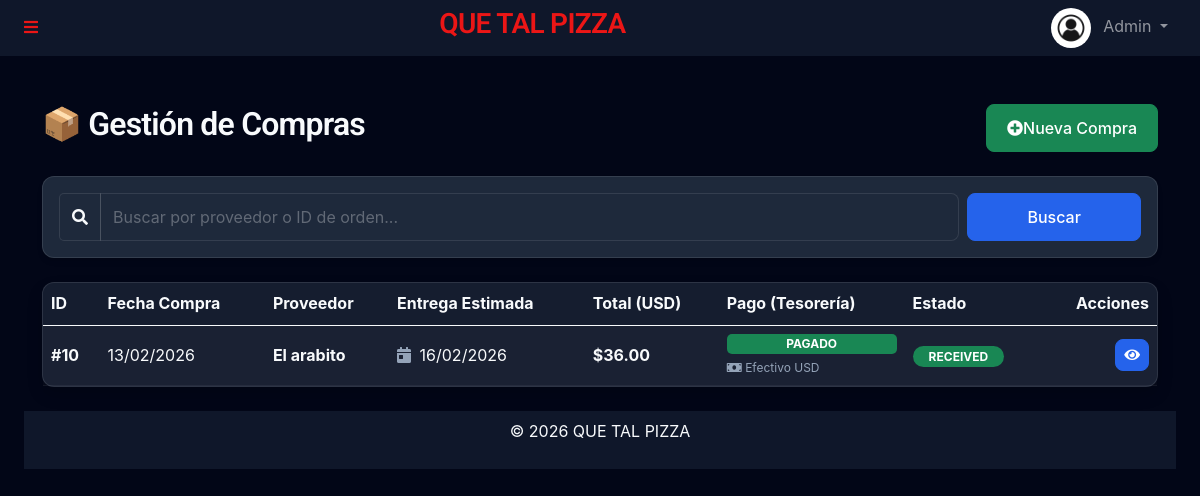
Before: /admin/compras.php (signed in) with the older database file.
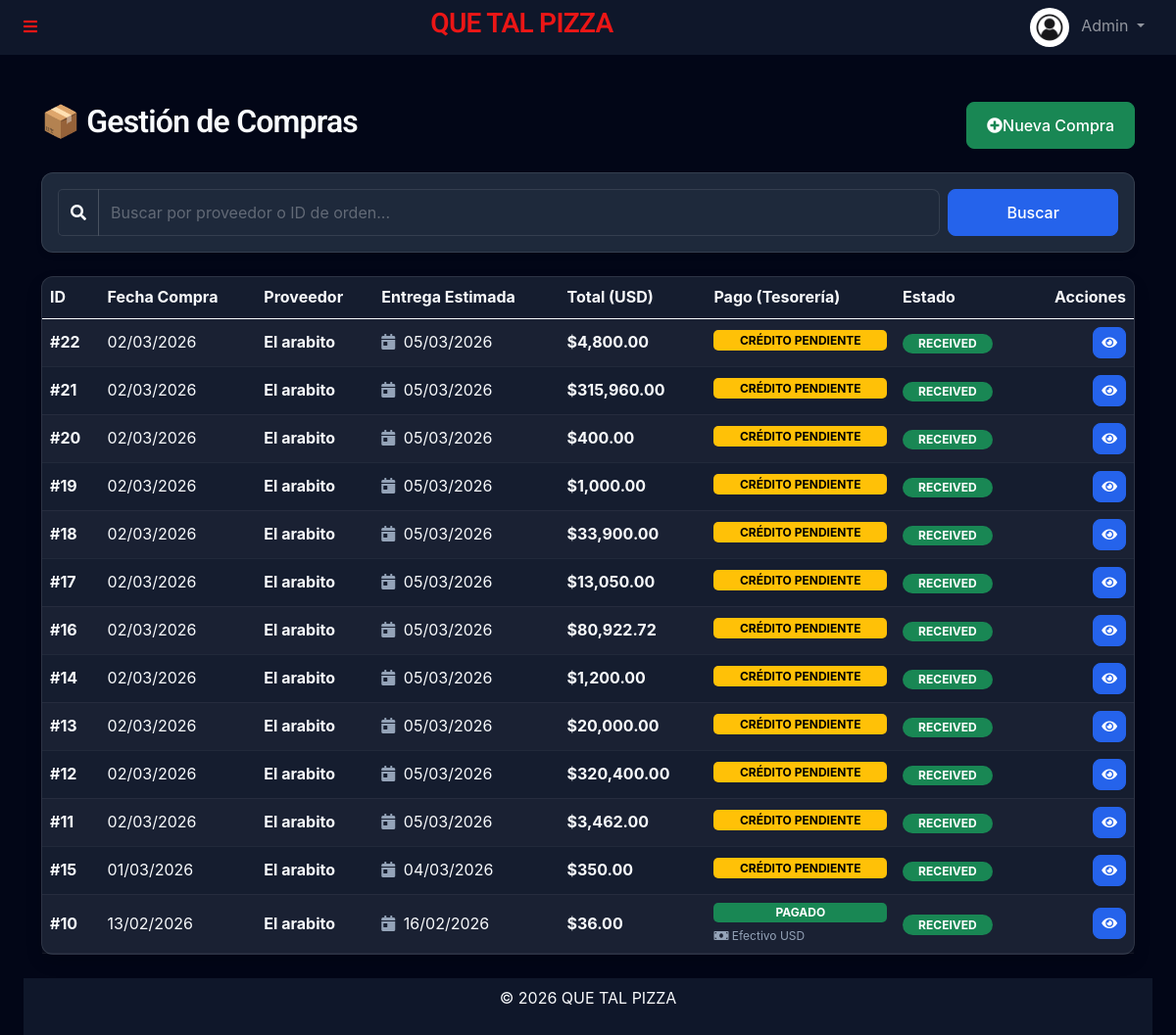
After: the same page with the newer database file.
### tables this page shows
CREATE TABLE `purchase_orders` (
  `id` int(11) NOT NULL,
  `supplier_id` int(11) DEFAULT NULL,
  `order_date` date DEFAULT NULL,
  `expected_delivery_date` date DEFAULT NULL,
  `total_amount` decimal(10,2) DEFAULT NULL,
  `payment_status` enum('paid','pending','partial') DEFAULT 'pending',
  `paid_amount` decimal(16,2) DEFAULT 0.00,
  `status` enum('pending','received','canceled') DEFAULT NULL,
  `created_at` timestamp NULL DEFAULT current_timestamp(),
  `updated_at` timestamp NULL DEFAULT current_timestamp() ON UPDATE current_timestamp(),
  `exchange_rate` decimal(10,2) NOT NULL DEFAULT 1.00
);

CREATE TABLE `suppliers` (
  `id` int(11) NOT NULL,
  `name` varchar(255) DEFAULT NULL,
  `contact_person` varchar(255) DEFAULT NULL,
  `email` varchar(255) DEFAULT NULL,
  `phone` varchar(20) DEFAULT NULL,
  `address` text DEFAULT NULL,
  `created_at` timestamp NULL DEFAULT current_timestamp(),
  `updated_at` timestamp NULL DEFAULT current_timestamp() ON UPDATE current_timestamp()
);

CREATE TABLE `payment_methods` (
  `id` int(11) NOT NULL,
  `name` varchar(50) NOT NULL,
  `currency` enum('USD','VES') NOT NULL,
  `type` enum('cash','bank','digital') NOT NULL DEFAULT 'cash',
  `is_active` tinyint(1) DEFAULT 1
);

### templates/autoload.php (called while the page is built, shortened)
<?php
require_once __DIR__ . '/../funciones/UserManager.php';
require_once __DIR__ . '/../funciones/SupplierManager.php';
require_once __DIR__ . '/../funciones/PurchaseOrderManager.php';
$supplierManager = new SupplierManager($db);
$purchaseOrderManager = new PurchaseOrderManager($db);

### funciones/PurchaseOrderManager.php (called while the page is built, shortened)
<?php
class PurchaseOrderManager
{
    private $db;
    public function __construct($db)
    {
        $this->db = $db;
    }
    public function searchPurchaseOrders($query = '')
    {
        try {
            $sql = "SELECT po.*, s.name as supplier_name
                    FROM purchase_orders po
                    LEFT JOIN suppliers s ON po.supplier_id = s.id";
            $params = [];
            $sql .= " ORDER BY po.order_date DESC";
            $stmt = $this->db->prepare($sql);
            $stmt->execute($params);
            return $stmt->fetchAll(PDO::FETCH_ASSOC);
        } catch (PDOException $e) {
            error_log("Error search purchase orders: " . $e->getMessage());
            return [];
        }
    }
}
?>

### funciones/SupplierManager.php (called while the page is built, shortened)
<?php
class SupplierManager
{
    private $db;
    public function __construct($db)
    {
        $this->db = $db;
    }
    public function getSupplierById($id)
    {
        try {
            $stmt = $this->db->prepare("SELECT * FROM suppliers WHERE id = ?");
            $stmt->execute([$id]);
            return $stmt->fetch(PDO::FETCH_ASSOC);
        } catch (PDOException $e) {
            error_log("Error al obtener proveedor por ID: " . $e->getMessage());
            return false;
        }
    }
}
?>

### admin/compras.php (the view, shortened to what the changed rows need)
<?php
require_once '../templates/autoload.php';
$search = $_GET['search'] ?? '';
$purchaseOrders = $purchaseOrderManager->searchPurchaseOrders($search);
require_once '../templates/header.php';
?>
<div class="container mt-5">
    <div class="d-flex justify-content-between align-items-center mb-4">
        <h2>📦 Gestión de Compras</h2>
    </div>
    <div class="card shadow">
        <div class="card-body p-0">
            <?php if ($purchaseOrders): ?>
                <div class="table-responsive">
                    <table class="table table-striped table-hover mb-0 align-middle">
                        <thead class="table-dark">
                            <tr>
                                <th>ID</th>
                                <th>Fecha Compra</th>
                                <th>Proveedor</th>
                                <th>Entrega Estimada</th>
                                <th>Total (USD)</th>
                                <th>Pago (Tesorería)</th>
                                <th>Estado</th>
                                <th class="text-end">Acciones</th>
                            </tr>
                        </thead>
                        <tbody>
                            <?php foreach ($purchaseOrders as $order): ?>
                                <?php
                                $supplier = $supplierManager->getSupplierById($order['supplier_id']);
                                $stmt = $db->prepare("SELECT pm.name, t.amount, t.currency
                                                          FROM transactions t
                                                          JOIN payment_methods pm ON t.payment_method_id = pm.id
                                                          WHERE t.reference_type = 'purchase' AND t.reference_id = ?");
                                $stmt->execute([$order['id']]);
                                $pago = $stmt->fetch(PDO::FETCH_ASSOC);
                                $badgeClass = match ($order['status']) {
                                    'received' => 'bg-success',
                                    'pending' => 'bg-warning text-dark',
                                    'canceled' => 'bg-danger',
                                    default => 'bg-secondary'
                                };
                                ?>
                                <tr>
                                    <td class="fw-bold">#<?= $order['id'] ?></td>
                                    <td><?= date('d/m/Y', strtotime($order['order_date'])) ?></td>
                                    <td>
                                        <span class="fw-bold"><?= htmlspecialchars($supplier['name'] ?? 'Desconocido') ?></span>
                                    </td>
                                    <td>
                                        <i class="fa fa-calendar-day text-muted me-1"></i>
                                        <?= date('d/m/Y', strtotime($order['expected_delivery_date'])) ?>
                                    </td>
                                    <td class="fw-bold text-primary">
                                        $<?= number_format($order['total_amount'], 2) ?>
                                    </td>
                                    <td>
                                        <?php
                                        $paymentStatus = $order['payment_status'] ?? 'paid';
                                        if ($pago) {
                                            $paymentStatus = 'paid';
                                        }
                                        $payBadge = match ($paymentStatus) {
                                            'paid' => 'bg-success',
                                            'pending' => 'bg-warning text-dark',
                                            'partial' => 'bg-info text-dark',
                                            default => 'bg-secondary'
                                        };
                                        $payLabel = match ($paymentStatus) {
                                            'paid' => 'PAGADO',
                                            'pending' => 'CRÉDITO PENDIENTE',
                                            'partial' => 'PARCIAL',
                                            default => 'DESCONOCIDO'
                                        };
                                        ?>
                                        <span class="badge <?= $payBadge ?> d-block mb-1"><?= $payLabel ?></span>
                                        <?php if ($pago && $paymentStatus === 'paid'): ?>
                                            <small class="d-block text-muted" style="font-size: 0.75rem;">
                                                <i class="fa fa-money-bill"></i> <?= $pago['name'] ?>
                                            </small>
                                        <?php endif; ?>
                                    </td>
                                    <td>
                                        <span class="badge <?= $badgeClass ?> rounded-pill px-3">
                                            <?= strtoupper($order['status']) ?>
                                        </span>
                                    </td>
                                    <td class="text-end">
                                        <div class="btn-group">
                                            <a href="edit_purchase_order.php?id=<?= $order['id'] ?>"
                                                class="btn btn-sm btn-primary" title="Ver Detalles">
                                                <i class="fa fa-eye"></i>
                                            </a>
                                        </div>
                                    </td>
                                </tr>
                            <?php endforeach; ?>
                        </tbody>
                    </table>
                </div>
            <?php endif; ?>
        </div>
    </div>
</div>
<?php require_once '../templates/footer.php'; ?>

Changed rows visible on the page:
added purchase_orders: id "22", order_date "02/03/2026", supplier.name "El arabito", expected_delivery_date "05/03/2026", total_amount "4,800.00", payment_status "CRÉDITO PENDIENTE", status "RECEIVED"
added purchase_orders: id "21", order_date "02/03/2026", supplier.name "El arabito", expected_delivery_date "05/03/2026", total_amount "315,960.00", payment_status "CRÉDITO PENDIENTE", status "RECEIVED"
added purchase_orders: id "20", order_date "02/03/2026", supplier.name "El arabito", expected_delivery_date "05/03/2026", total_amount "400.00", payment_status "CRÉDITO PENDIENTE", status "RECEIVED"
added purchase_orders: id "19", order_date "02/03/2026", supplier.name "El arabito", expected_delivery_date "05/03/2026", total_amount "1,000.00", payment_status "CRÉDITO PENDIENTE", status "RECEIVED"
added purchase_orders: id "18", order_date "02/03/2026", supplier.name "El arabito", expected_delivery_date "05/03/2026", total_amount "33,900.00", payment_status "CRÉDITO PENDIENTE", status "RECEIVED"
added purchase_orders: id "17", order_date "02/03/2026", supplier.name "El arabito", expected_delivery_date "05/03/2026", total_amount "13,050.00", payment_status "CRÉDITO PENDIENTE", status "RECEIVED"
added purchase_orders: id "16", order_date "02/03/2026", supplier.name "El arabito", expected_delivery_date "05/03/2026", total_amount "80,922.72", payment_status "CRÉDITO PENDIENTE", status "RECEIVED"
added purchase_orders: id "14", order_date "02/03/2026", supplier.name "El arabito", expected_delivery_date "05/03/2026", total_amount "1,200.00", payment_status "CRÉDITO PENDIENTE", status "RECEIVED"
added purchase_orders: id "13", order_date "02/03/2026", supplier.name "El arabito", expected_delivery_date "05/03/2026", total_amount "20,000.00", payment_status "CRÉDITO PENDIENTE", status "RECEIVED"
added purchase_orders: id "12", order_date "02/03/2026", supplier.name "El arabito", expected_delivery_date "05/03/2026", total_amount "320,400.00", payment_status "CRÉDITO PENDIENTE", status "RECEIVED"
added purchase_orders: id "11", order_date "02/03/2026", supplier.name "El arabito", expected_delivery_date "05/03/2026", total_amount "3,462.00", payment_status "CRÉDITO PENDIENTE", status "RECEIVED"
added purchase_orders: id "15", order_date "01/03/2026", supplier.name "El arabito", expected_delivery_date "04/03/2026", total_amount "350.00", payment_status "CRÉDITO PENDIENTE", status "RECEIVED"
